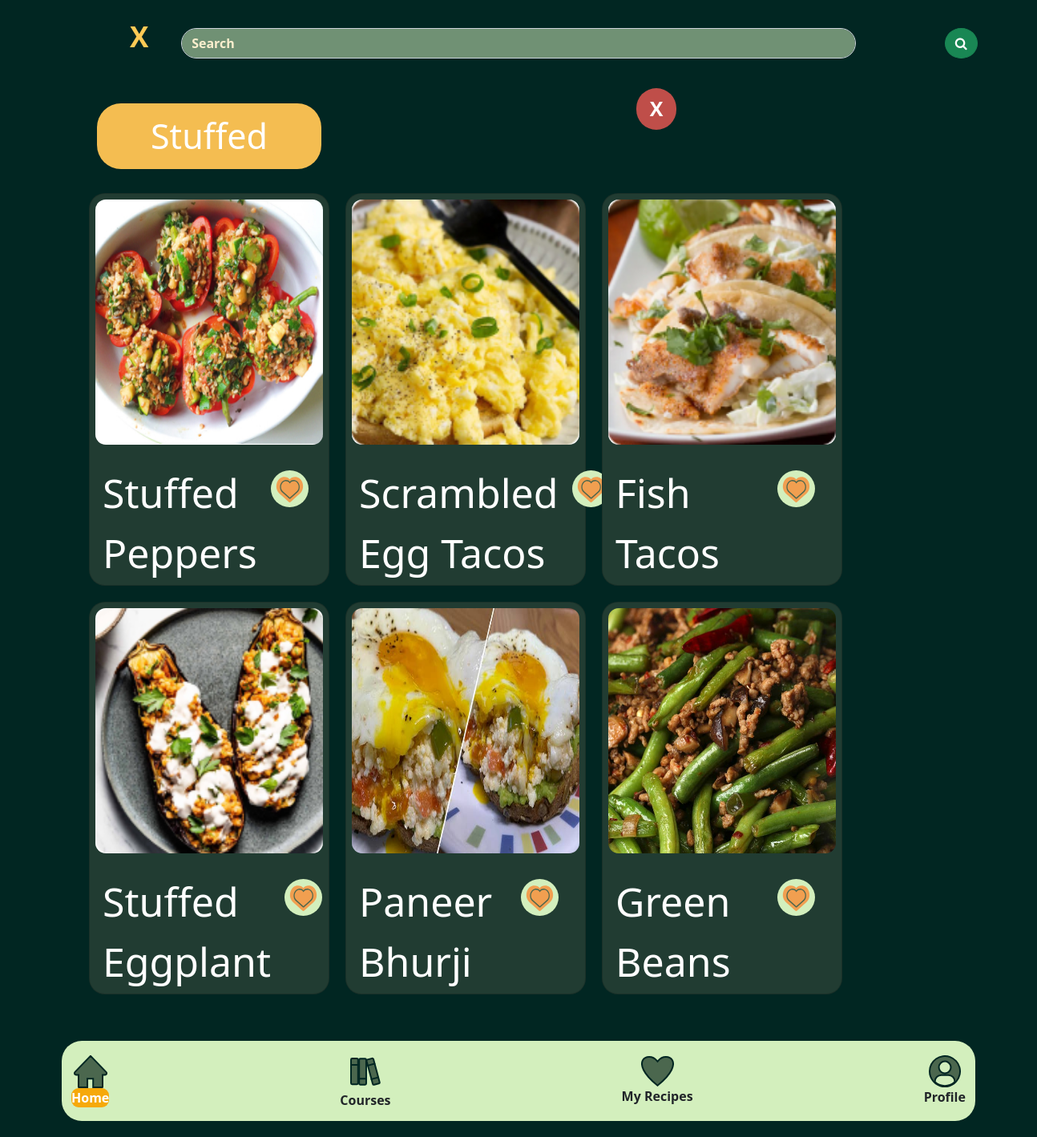
The page /mealFix/search/dish/1 on the database its author committed.
### mealFix/models.py (models this page shows)
class Dish(models.Model):
    title = models.CharField(max_length=100)
    author = models.ForeignKey(User, on_delete=models.CASCADE, null=True, blank=True)

class Recept(models.Model):
    title = models.CharField(max_length=50)
    time = models.IntegerField()
    tod = models.IntegerField(null=True, blank=True)
    bigsix = models.IntegerField(null=True, blank=True)
    cuisine = models.IntegerField(null=True, blank=True)
    dish_style = models.IntegerField(null=True, blank=True)
    ingredients = models.TextField(blank=True, null=True)
    calories = models.TextField(null=True, blank=True)
    fat = models.TextField(null=True, blank=True)
    carbs = models.TextField(null=True, blank=True)
    fiber = models.TextField(null=True, blank=True)
    sugar = models.TextField(null=True, blank=True)
    protein = models.TextField(null=True, blank=True)
    servings = models.IntegerField(null=True, blank=True)
    step1 = models.TextField(null=True, blank=True)
    step2 = models.TextField(null=True, blank=True)
    step3 = models.TextField(null=True, blank=True)
    step4 = models.TextField(null=True, blank=True)
    step5 = models.TextField(null=True, blank=True)
    step6 = models.TextField(null=True, blank=True)
    step7 = models.TextField(null=True, blank=True)
    step8 = models.TextField(null=True, blank=True)
    step9 = models.TextField(null=True, blank=True)
    step10 = models.TextField(null=True, blank=True)
    myrecipes = models.IntegerField(null=True, blank=True)
    image = models.ImageField(upload_to="cover_image", null=True, blank=True)
    author = models.ForeignKey(User, on_delete=models.CASCADE, null=True, blank=True)

### mealFix/views.py (the view)
# urls.py: path("search/dish/<str:id_dish>", views.dishpage),
def dishpage(request, id_dish):
    oneDish = Dish.objects.get(id=id_dish)
    queryset = Recept.objects.all()
    context ={"oneDish": oneDish, "recipeD": queryset}
    return render(request, "dishpage.html", context=context)

### templates/dishpage.html (shortened to what this page needs)
<!DOCTYPE html>
<html lang="en">
<head>
{% load static %}
    <link rel="stylesheet" type="text/css" href="{% static '/css/bootstrap.css' %}" >
<link href="https://maxcdn.bootstrapcdn.com/font-awesome/4.6.3/css/font-awesome.min.css" rel="stylesheet"/>
<body>
<div class="container col-12">
{% load static %}
<div class="container col-12">
<div id="boxes" class="row-cols-lg-2 mx-auto float-container" style="align-items: center; align-content: center; text-align: center; display: flex">
    <div id="leftbox">
        <a href="/mealFix/home" style="color: #FFCA55; font-weight: bolder; font-size: 35px">X</p>
        </a>
    </div>
  <div id="middlebox" class="col-lg-10 float-child1">
      <a href="">
        <input href="/mealFix/profile" type="text" value="Search" class="form-control rounded-5" placeholder="Search" style="background-color: #709174; text-align: left; color: #FCEFCE; font-weight: bolder">
      </a>
  </div>
  <div id="rightbox" class="col-sm float-child2">
        <button class="btn btn-success rounded-circle" type="submit">
            <i class="fa fa-search"></i>
        </button>
  </div>
</div>
<div class="float-container col-10">
    <button id="x" class="btn"><a href="/mealFix/search">X</a></button>
    <button class="btn btn-lg" style="color: white; font-size: 43px; background-color: #F4BD51; border-radius: 30px; width: 280px">{{ oneDish.title }} </button>
</div>
<div style="display: flex; flex-direction: row; flex-wrap: wrap;">
    {% for recept in recipeD %}
        {% if recept.dish_style == oneDish.id%}
            <a style="color: white" href="/mealFix/recept/{{ recept.id }}">
        <div class="card recept-bt" style="width:300px; margin: 10px; height: 490px; background-color: #213C32;border-radius: 20px">
  <img src="{{ MEDIA_URL }}{{ recept.image.url }}" class="card-img-top" alt="..." style="border-radius: 20px">
  <div class="card-body" style="display: flex; color: white">
      <div  class=" float-start">
         <p class="card-title" style="font-size: 50px; text-align: left">{{ recept.title }}</p>
      </div>
      <div class="float-end mx-auto" >
        <a href="#" class="btn btn-lg" style="font-size: 20px;"><img src="{% static "/img/like.svg" %}"></a>
      </div>
  </div>
</div>
            {% endif %}
    </a>
    {% endfor %}
</div>
<br>
<br>
<div class="navbar fixed-bottom navbar-expand-lg float-container text-center">
    <div class="container text-center" style="background-color: #D3EFBD; border-radius: 25px;  width: 2000px; height: 100px; align-content: center">
        <div class="nav-item">
            <img id="image" src="{% static '/img/icons/home.svg' %}" alt="logo" class="text-center">
            <a class="nav-link" href="/mealFix/home" style="background-color: #F6A90A; border-radius: 9px; color: white">Home</a>
        </div>
        <div class="nav-item">
            <img id="image" src="{% static '/img/icons/books.svg' %}" alt="logo">
            <a class="nav-link" href="/mealFix/course">Courses</a>
        </div>
        <div class="nav-item">
            <img id="image" src="{% static '/img/icons/fav.svg' %}" alt="logo">
            <a class="nav-link" href="/mealFix/myrecipes">My Recipes</a>
        </div>
        <div class="nav-item">
            <img id="image" src="{% static '/img/icons/profil.svg' %}" alt="logo"></a>
            <a class="nav-link" href="/mealFix/profile">Profile</a>
        </div>
        </div>
    </div>
<br>
<br>
<br>
<br>
<br>
</div>
</div>
</body>
</html>

### templates/dishpage.html (style rules this page uses)
body { background: #012622; box-shadow: 0px 4px 4px rgba(0, 0, 0, 0.25); }
a { color: white; text-decoration: none; }
.nav-link { text-align: center; font-weight: bolder; }
.float-container { padding: 20px; }
.float-child1 { width: 700px; float: left; }
#leftbox { float:left; width:10%; }
#middlebox { float: left; width:80%; }
#rightbox { float:right; width:25%; }
.card-img-top { padding: 7px; display: block; margin-right: auto; margin-left: auto; width: 298px; height: 320px; background-size: cover; }
#x { position: absolute; color: white; background-color: #BF4E49; font-size: 25px; font-weight: bolder; width: 50px; top: 110px; right: 450px; border-radius: 25px; }

### rows shown on the page
Dish: title "Stuffed"
Recept: image (picture), title "Stuffed Peppers"
Recept: image (picture), title "Scrambled Egg Tacos"
Recept: image (picture), title "Fish Tacos"
Recept: image (picture), title "Stuffed Eggplant"
Recept: image (picture), title "Paneer Bhurji"
Recept: image (picture), title "Green Beans"
